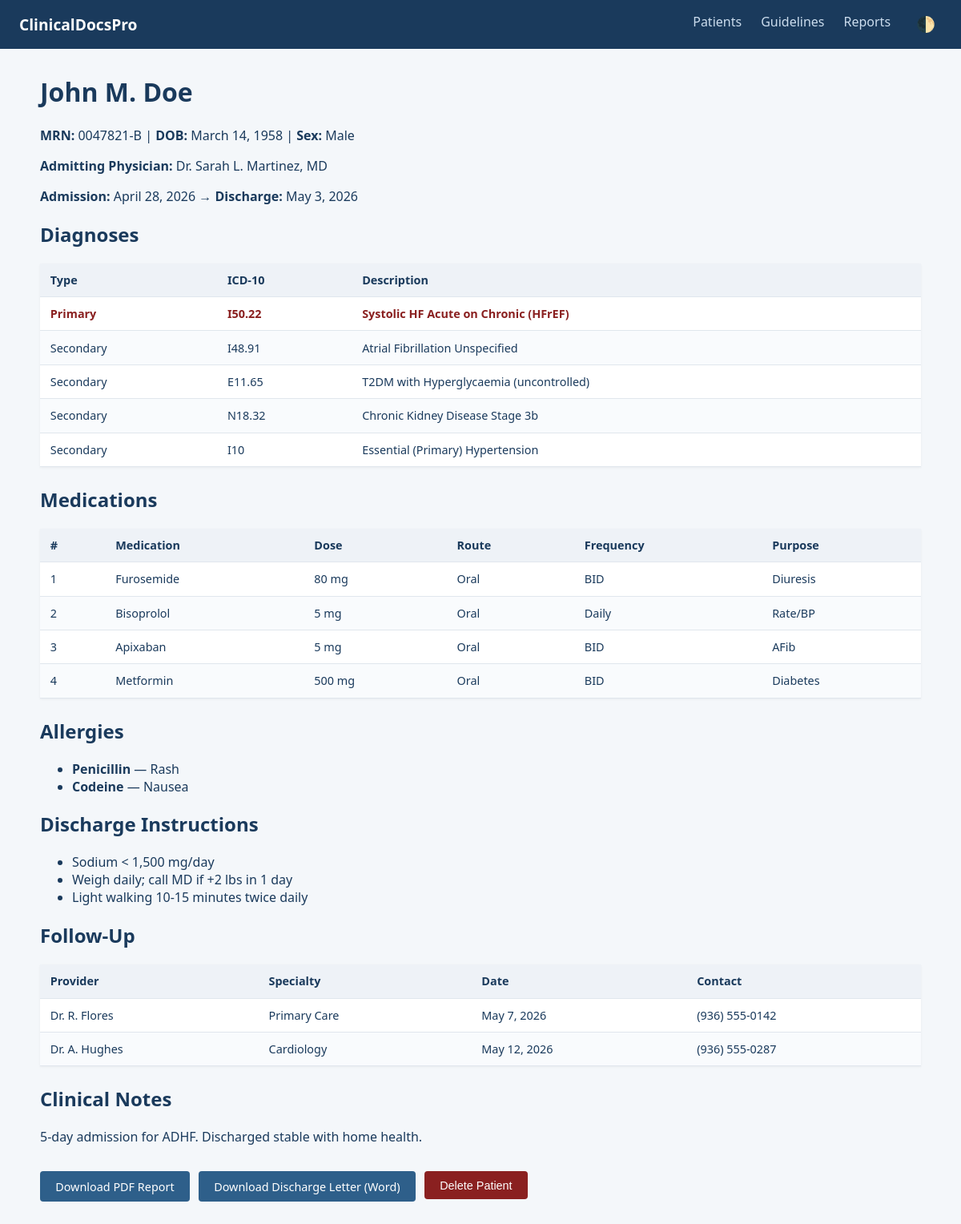
Page /patients/0047821-B on the committed database.
### tables this page shows
CREATE TABLE patients (
            mrn TEXT PRIMARY KEY,
            name TEXT NOT NULL,
            dob TEXT,
            sex TEXT,
            admitting_physician TEXT,
            admission_date TEXT,
            discharge_date TEXT,
            primary_diagnosis_code TEXT,
            primary_diagnosis_name TEXT,
            secondary_diagnoses TEXT,  -- JSON array
            medications TEXT,          -- JSON array
            allergies TEXT,            -- JSON array
            discharge_instructions TEXT,-- JSON array
            follow_up TEXT,            -- JSON array
            notes TEXT,
            created TEXT
        );

### web/app.py (the view)
@app.route("/patients/<mrn>")
def patient_detail(mrn):
    patient = get_patient(mrn)
    if not patient:
        flash(f"Patient MRN '{mrn}' not found.", "error")
        return redirect(url_for("patients"))
    return render_template("patient_detail.html", patient=patient,
                           lookup=lookup)

### src/icd10_lookup.py (called while the page is built)
def lookup(code):
    code = code.strip().upper()
    return ICD10_CODES.get(code, {
        "name": "Unknown Code",
        "category": "Unknown"
    })

### web/templates/patient_detail.html
{% extends "base.html" %}
{% block content %}
<h1>{{ patient.name }}</h1>
<div class="patient-meta">
    <p><strong>MRN:</strong> {{ patient.mrn }} | <strong>DOB:</strong> {{ patient.dob }} | <strong>Sex:</strong> {{ patient.sex }}</p>
    <p><strong>Admitting Physician:</strong> {{ patient.admitting_physician }}</p>
    <p><strong>Admission:</strong> {{ patient.admission_date }} → <strong>Discharge:</strong> {{ patient.discharge_date }}</p>
</div>
<h2>Diagnoses</h2>
<table>
    <thead><tr><th>Type</th><th>ICD-10</th><th>Description</th></tr></thead>
    <tbody>
        <tr style="font-weight:bold; color:#8a2020;">
            <td>Primary</td>
            <td>{{ patient.primary_diagnosis.code }}</td>
            <td>{{ lookup(patient.primary_diagnosis.code).name }}</td>
        </tr>
        {% for d in patient.secondary_diagnoses %}
        <tr>
            <td>Secondary</td>
            <td>{{ d.code }}</td>
            <td>{{ lookup(d.code).name }}</td>
        </tr>
        {% endfor %}
    </tbody>
</table>
<h2>Medications</h2>
{% if patient.medications %}
<table>
    <thead><tr><th>#</th><th>Medication</th><th>Dose</th><th>Route</th><th>Frequency</th><th>Purpose</th></tr></thead>
    <tbody>
        {% for med in patient.medications %}
        <tr>
            <td>{{ loop.index }}</td>
            <td>{{ med.name }}</td>
            <td>{{ med.dose }}</td>
            <td>{{ med.route }}</td>
            <td>{{ med.frequency }}</td>
            <td>{{ med.purpose }}</td>
        </tr>
        {% endfor %}
    </tbody>
</table>
{% else %}
<p>No medications listed.</p>
{% endif %}
<h2>Allergies</h2>
{% if patient.allergies %}
<ul>
    {% for a in patient.allergies %}
    <li><strong>{{ a.name }}</strong> — {{ a.reaction }}</li>
    {% endfor %}
</ul>
{% else %}
<p>No known allergies.</p>
{% endif %}
<h2>Discharge Instructions</h2>
{% if patient.discharge_instructions %}
<ul>
    {% for i in patient.discharge_instructions %}
    <li>{{ i }}</li>
    {% endfor %}
</ul>
{% else %}
<p>None.</p>
{% endif %}
<h2>Follow-Up</h2>
{% if patient.follow_up %}
<table>
    <thead><tr><th>Provider</th><th>Specialty</th><th>Date</th><th>Contact</th></tr></thead>
    <tbody>
        {% for fu in patient.follow_up %}
        <tr>
            <td>{{ fu.provider }}</td>
            <td>{{ fu.specialty }}</td>
            <td>{{ fu.date }}</td>
            <td>{{ fu.contact }}</td>
        </tr>
        {% endfor %}
    </tbody>
</table>
{% else %}
<p>None.</p>
{% endif %}
<h2>Clinical Notes</h2>
<p>{{ patient.notes if patient.notes else "None." }}</p>
<div class="actions">
    <a href="{{ url_for('patient_report', mrn=patient.mrn) }}" class="btn">Download PDF Report</a>
    <a href="{{ url_for('patient_discharge_word', mrn=patient.mrn) }}" class="btn">Download Discharge Letter (Word)</a>
    <form method="post" action="{{ url_for('patient_delete', mrn=patient.mrn) }}" style="display:inline;">
        <button type="submit" class="btn delete" onclick="return confirm('Delete this patient?')">Delete Patient</button>
    </form>
</div>
{% endblock %}

### web/static/style.css (style rules this page uses)
body { font-family: 'Segoe UI', Tahoma, Geneva, Verdana, sans-serif; margin: 0; background: #f4f7fa; color: #1a3a5c; }
.btn { display: inline-block; background: #2e5f8a; color: white; padding: 0.6rem 1.2rem; text-decoration: none; border-radius: 4px; border: none; cursor: pointer; font-size: 0.9rem; }
.btn.delete { background: #8a2020; }
table { width: 100%; border-collapse: collapse; background: white; margin-bottom: 1.5rem; box-shadow: 0 1px 3px rgba(0,0,0,0.05); }
th, td { padding: 0.7rem 0.8rem; border-bottom: 1px solid #e0e6ed; text-align: left; font-size: 0.9rem; }
th { background: #eef2f7; font-weight: bold; }
tr:nth-child(even) { background: #f9fbfd; }
.actions { margin-top: 2rem; display: flex; gap: 0.7rem; }

### rows in the picture
patients: name "John M. Doe", mrn "0047821-B", dob "March 14, 1958", sex "Male", admitting_physician "Dr. Sarah L. Martinez, MD", admission_date "April 28, 2026", discharge_date "May 3, 2026", notes "5-day admission for ADHF. Discharged stable with home health."

### other values in the picture
{{ patient.primary_diagnosis.code }} "I50.22"
{{ lookup(patient.primary_diagnosis.code).name }} "Systolic HF Acute on Chronic (HFrEF)"
{{ d.code }} "I48.91" "E11.65" "N18.32" "I10"
{{ lookup(d.code).name }} "Atrial Fibrillation Unspecified" "T2DM with Hyperglycaemia (uncontrolled)" "Chronic Kidney Disease Stage 3b" "Essential (Primary) Hypertension"
{{ med.name }} "Furosemide" "Bisoprolol" "Apixaban" "Metformin"
{{ med.dose }} "80 mg" "5 mg" "5 mg" "500 mg"
{{ med.route }} "Oral" "Oral" "Oral" "Oral"
{{ med.frequency }} "BID" "Daily" "BID" "BID"
{{ med.purpose }} "Diuresis" "Rate/BP" "AFib" "Diabetes"
{{ a.name }} "Penicillin" "Codeine"
{{ a.reaction }} "Rash" "Nausea"
{{ i }} "Sodium < 1,500 mg/day" "Weigh daily; call MD if +2 lbs in 1 day" "Light walking 10-15 minutes twice daily"
{{ fu.provider }} "Dr. R. Flores" "Dr. A. Hughes"
{{ fu.specialty }} "Primary Care" "Cardiology"
{{ fu.date }} "May 7, 2026" "May 12, 2026"
